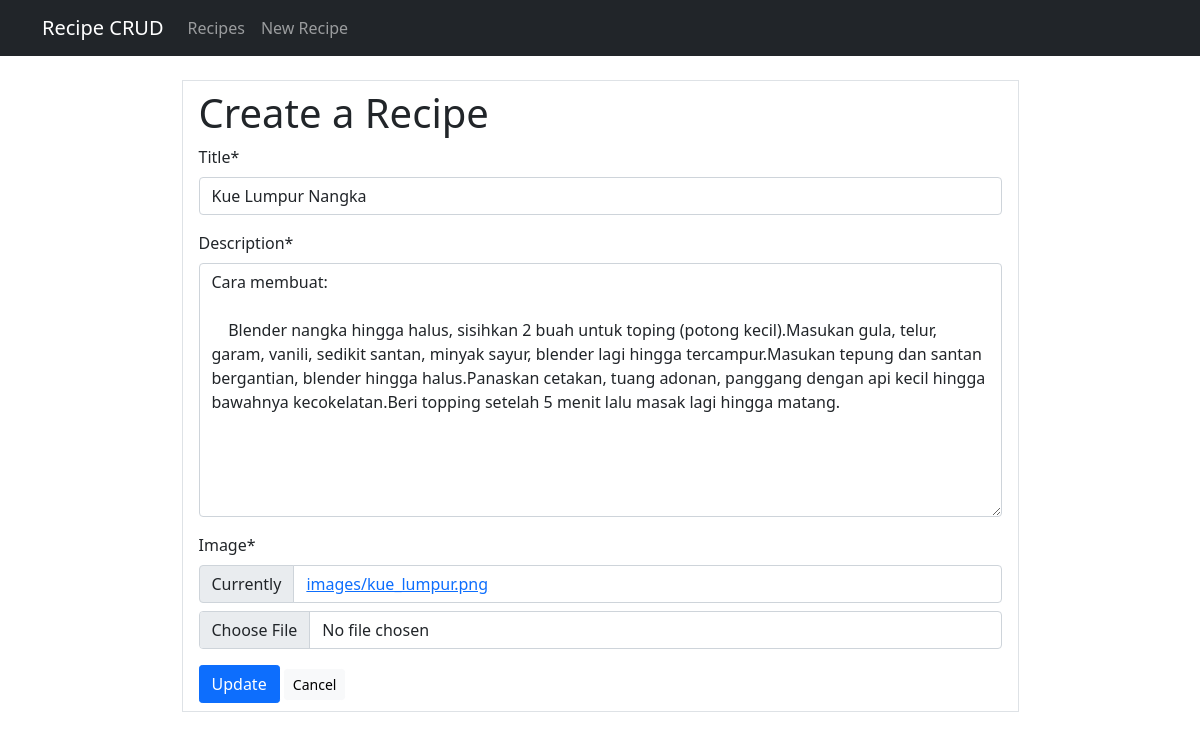
Page /recipe-update/2 on the committed database.
### recipe_app/models.py (models this page shows, shortened)
class Recipe(models.Model):
    title = models.CharField(max_length=200)
    description = models.TextField()
    image = models.ImageField(upload_to='images/')
    created_at = models.DateTimeField(auto_now_add=True)

### recipe_app/views.py (the view)
# urls.py: path('recipe-update/<int:pk>', views.RecipeUpdate.as_view(), name='recipe_update'),
class RecipeUpdate(UpdateView):
    model = Recipe
    template_name = 'recipe_update.html'
    fields = ['title', 'description', 'image']
    success_url = reverse_lazy('recipe_list')

### recipe_app/templates/recipe_update.html (shortened to what this page needs)
{% extends 'base.html' %}
{% load crispy_forms_tags %}
{% block content %}
<div class="d-flex justify-content-center ">
<form action="{% url 'recipe_update' recipe.id %}" method="POST" class="w-75 border border-1 py-2 px-3" enctype="multipart/form-data">
    <h1>Create a Recipe</h1>
    {{ form|crispy }}
    <button type="submit" class="btn btn-primary rounded-1">Update</button>
    <a href="{% url 'recipe_list' %}" class="btn btn-light btn-sm rounded-1">Cancel</a>
</form>
</div>
{% endblock %}

### rows in the picture
Recipe: title "Kue Lumpur Nangka", description "Cara membuat: Blender nangka hingga halus, sisihkan 2 buah untuk toping (potong kecil).Masukan gula, telur, garam, vanili, sedikit santan, minyak sayur, blender lagi hingga tercampur.Masukan tepung dan santan bergantian, blender hingga halus.Panaskan cetakan, tuang adonan, panggang dengan api kecil hingga bawahnya kecokelatan.Beri topping setelah 5 menit lalu masak lagi hingga matang."
